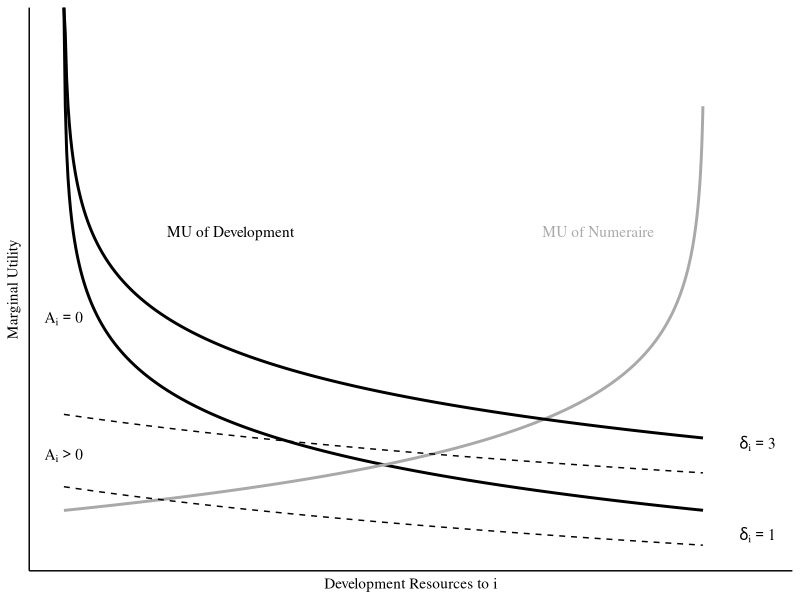

Recreate this plot in R.
## ---- chunk 1
knitr::opts_chunk$set(echo = F,
                      warning = F,
                      message = F)
## ---- chunk 2
library(ggplot2)
r     = log(seq(1,100,len=10000))
delta = 1
H_d   = delta/(r)
H_n   = 1/(log(101) - r)
ggplot(NULL,aes(r,H_d)) +
  geom_line(size=1) +
  geom_line(size=1,aes(r,H_n),color='darkgrey')+
  geom_line(linetype=2,aes(r,delta/(r + log(25)))) +
  scale_y_log10() +
  geom_line(size=1,aes(r,3/r)) +
  geom_line(linetype=2,aes(r,3/(r + log(25)))) +
  labs(x="Development Resources to i",
       y="Marginal Utility") +
  geom_text(aes(3.85,15,label="MU of Numeraire"),
            family='serif',color='darkgrey') +
  geom_text(aes(1.2,15,label="MU of Development"),
            family='serif') +
  geom_text(aes(5,0.6,label="delta[i]==3"),parse=T,family='serif') +
  geom_text(aes(5,0.15,label="delta[i]==1"),parse=T,family='serif') +
  geom_text(aes(log(1),4,label="A[i]==0"),parse=T,family='serif') +
  geom_text(aes(log(1),.5,label="A[i]>0"),parse=T,family='serif') +
  theme_classic() +
  theme(text=element_text(family='serif'),
        panel.grid = element_blank(),
        axis.text = element_blank(),
        axis.ticks = element_blank())
